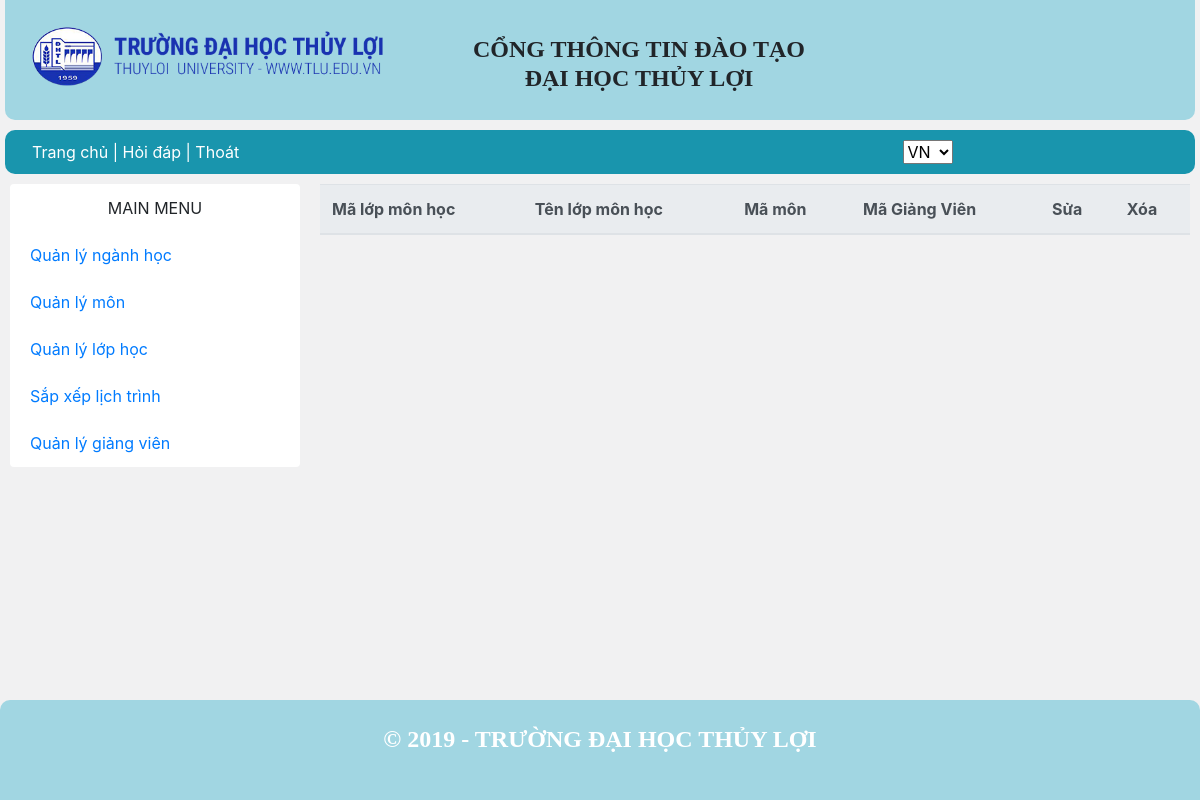
Page /QuanLy/quanly_CNLmon.php on the earlier database version.
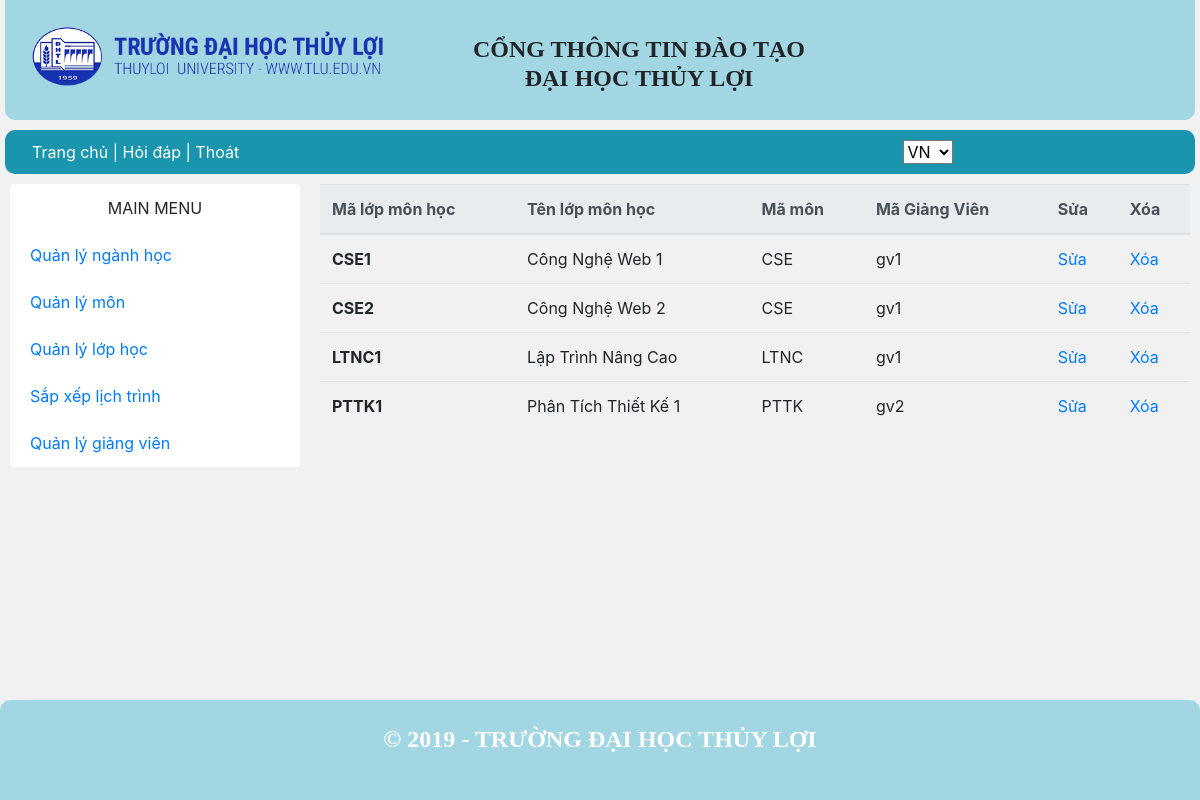
Same page on the later database version.
### tables this page shows
CREATE TABLE `lopmonhoc` (
  `TenLopMon` varchar(60) DEFAULT NULL,
  `MaLTM` varchar(10) NOT NULL,
  `MaMon` varchar(10) DEFAULT NULL,
  `MaGV` varchar(10) DEFAULT NULL
);

### QuanLy/quanly_CNLmon.php (the view, shortened to what this page needs)
<?php require_once("../includes/mysqli_connect.php"); ?>
<?php require ("dautrang.php"); ?>
<?php
    $sql = "SELECT MaLTM , TenLopMon , MaMon, MaGV FROM lopmonhoc";
    $query = mysqli_query($dbcon,$sql);
?>
<main>
<?php require ("../includes/nav.php"); ?>
      <div class="grid-container">
      <?php require ("navquanly.php"); ?>
        <div class="grid-item item2">
        <table class="table">
      <thead class="thead-light">
        <tr>
          <th scope="col">Mã lớp môn học</th>
          <th scope="col">Tên lớp môn học</th>
          <th scope="col">Mã môn</th>
          <th scope="col">Mã Giảng Viên</th>
          <th scope="col">Sửa</th>
          <th scope="col">Xóa</th>
        </tr>
      </thead>
      <tbody>
          <?php
            while ( $row = mysqli_fetch_array($query)) {
               $MaLTM = $row['MaLTM'];
        ?>
        <tr>
          <th scope="row"><?php echo $row['MaLTM']; ?></th>
          <td><?php echo $row['TenLopMon']; ?></td>
          <td><?php echo $row['MaMon']; ?></td>
          <td><?php echo $row['MaGV']; ?></td>
          <td><a href="capnhatlopmon.php?id=<?php echo $MaLTM;?>">Sửa</a></td>
          <td><a href="quanly_CNLmon.php?id_delete=<?php echo $MaLTM;?>">Xóa</a></td>
        </tr>
        <?php } ?>
      </tbody>
    </table>
        </div>
      </div>
    </main>
    <?php require ("../includes/chantrang.php"); ?>

### includes/dautrang.php (shortened to what this page needs)
<!DOCTYPE html>
<html lang="en">
  <head>
    <link rel="stylesheet" href="../css/bootstrap.min.css" />
    <link rel="stylesheet" href="../css/stylex.css" />
  </head>
  <body>
<header>
      <div class="grid-container-header">
        <div class="grid-item">
          <img
            height="58"
            width="351"
            style="transform: translate(5%, 30%); "
            src="../images/logo.png"
            alt="logo"
          />
        </div>
        <div class="grid-item">
          <div>
            <h2>
              CỔNG THÔNG TIN ĐÀO TẠO <br />
              ĐẠI HỌC THỦY LỢI
            </h2>
          </div>
        </div>
        <div class="grid-item"></div>
      </div>
    </header>

### includes/nav.php
<div class="grid-nav">
        <div class="grid-item item1" style="margin-left: 17px;">
          <span id="navbar"><a href="../index.php" >Trang chủ</a> |
            <a href="./support/default.aspx" target="_blank">Hỏi đáp</a> |
            <span id="navbar"><a href="../login.php" >Thoát</a>
        </div>
        <div class="grid-item item2"></div>
        <div class="grid-item item3" style="margin-right: 20px;">
      <select name="PageHeader1$drpNgonNgu" onchange="javascript:setTimeout(&#39;__doPostBack(\&#39;PageHeader1$drpNgonNgu\&#39;,\&#39;\&#39;)&#39;, 0)" id="PageHeader1_drpNgonNgu" style="width:50px;Z-INDEX: 0">
      <option selected="selected" value="2D8E12D246D64A7BB3B89CC6484D2776">VN</option>
      </select>
        </span></div>
      </div>

### QuanLy/navquanly.php (shortened to what this page needs)
<div class="grid-item item1">
          <ul class="list-group panel">
            <li class="list-group-item " style="text-align: center;">
              <p style="margin:auto">MAIN MENU</p>
            </li>
            <li class="list-group-item ">
              <a href="#SubMenu2" data-toggle="collapse" data-parent="#SubMenu2"
                >Quản lý ngành học</a
              >
            </li>
            <li class="list-group-item ">
              <a href="#SubMenu3" data-toggle="collapse" data-parent="#SubMenu3"
                >Quản lý môn</a
              >
            </li>
            <li class="list-group-item ">
              <a href="#SubMenu1"  data-toggle="collapse" data-parent="#SubMenu1">Quản lý lớp học </a>
            </li>
            <li class="list-group-item ">
              <a href="../QuanLy/sapxeplichtrinh.php">Sắp xếp lịch trình</a>
            </li>
            <li class="list-group-item ">
              <a href="#SubMenu4" data-toggle="collapse" data-parent="#SubMenu4"
                >Quản lý giảng viên</a
              >
            </li>
          </ul>
        </div>

### includes/chantrang.php (shortened to what this page needs)
<footer>
      <div><h2>© 2019 - TRƯỜNG ĐẠI HỌC THỦY LỢI</h2></div>
</footer>
  </body>
</html>

### css/stylex.css (style rules this page uses)
h2 { font-family: Proxima; font-weight: bold; font-size: 24px; margin: 25px 10px 30px; height: 45px; text-align: center; }
body { background-color: #f1f1f2; height: 100%; }
header { background-color: #a1d6e2; border-radius: 0 0 10px 10px; margin: 0 5px; }
main { height: 100%; }
footer { position: fixed; left: 0; bottom: 0; background-color: #a1d6e2; border-radius: 10px 10px 0 0; color: white; text-align: center; width: 100%; }
.grid-container { display: grid; grid-template-columns: 1fr 3fr; padding: 10px; grid-gap: 20px; }
.grid-nav { display: grid; grid-template-columns: 1fr 2fr 1fr; padding: 10px; grid-gap: 20px; background-color: #1995ad; border-radius: 10px; margin-left: 5px; margin-right: 5px; color: white; }
.grid-nav a { color: white; }
.grid-container-header { display: grid; grid-template-columns: 1fr 2fr 1fr; padding: 10px; }
main { padding-top: 10px; height: 100%; padding-bottom: 100px; }
.list-group-item { border: none; }

Differences in the rows shown:
added lopmonhoc: MaLTM "CSE1", TenLopMon "Công Nghệ Web 1", MaMon "CSE", MaGV "gv1"
added lopmonhoc: MaLTM "CSE2", TenLopMon "Công Nghệ Web 2", MaMon "CSE", MaGV "gv1"
added lopmonhoc: MaLTM "LTNC1", TenLopMon "Lập Trình Nâng Cao", MaMon "LTNC", MaGV "gv1"
added lopmonhoc: MaLTM "PTTK1", TenLopMon "Phân Tích Thiết Kế 1", MaMon "PTTK", MaGV "gv2"
